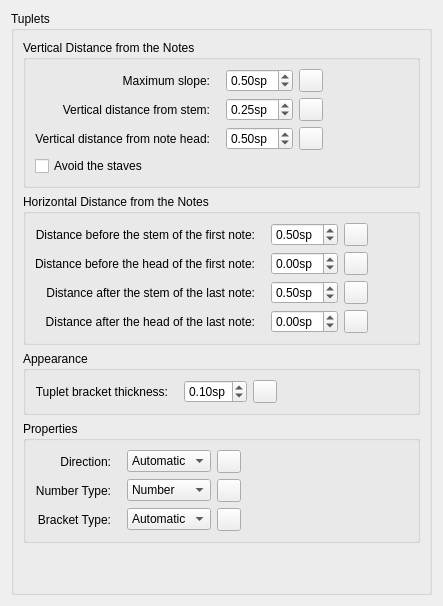
      <widget class="QWidget" name="PageTuplets">
       <layout class="QVBoxLayout" name="verticalLayout_301">
        <property name="spacing">
         <number>0</number>
        </property>
        <item>
         <widget class="QGroupBox" name="groupBox">
          <property name="title">
           <string>Tuplets</string>
          </property>
          <layout class="QVBoxLayout" name="verticalLayout_38">
           <item>
            <widget class="QGroupBox" name="verticalDistance">
             <property name="title">
              <string>Vertical Distance from the Notes</string>
             </property>
             <layout class="QGridLayout" name="gridLayout_20">
              <item row="3" column="0">
               <widget class="QCheckBox" name="tupletOutOfStaff">
                <property name="text">
                 <string>Avoid the staves</string>
                </property>
               </widget>
              </item>
              <item row="1" column="1">
               <widget class="QDoubleSpinBox" name="tupletVStemDistance">
                <property name="suffix">
                 <string>sp</string>
                </property>
                <property name="minimum">
                 <double>-5.000000000000000</double>
                </property>
                <property name="maximum">
                 <double>5.000000000000000</double>
                </property>
                <property name="singleStep">
                 <double>0.050000000000000</double>
                </property>
                <property name="value">
                 <double>0.250000000000000</double>
                </property>
               </widget>
              </item>
              <item row="0" column="1">
               <widget class="QDoubleSpinBox" name="tupletMaxSlope">
                <property name="suffix">
                 <string extracomment="spatium unit">sp</string>
                </property>
                <property name="maximum">
                 <double>1.000000000000000</double>
                </property>
                <property name="singleStep">
                 <double>0.050000000000000</double>
                </property>
                <property name="value">
                 <double>0.500000000000000</double>
                </property>
               </widget>
              </item>
              <item row="0" column="0">
               <widget class="QLabel" name="label_48">
                <property name="text">
                 <string>Maximum slope:</string>
                </property>
                <property name="alignment">
                 <set>Qt::AlignRight|Qt::AlignTrailing|Qt::AlignVCenter</set>
                </property>
                <property name="indent">
                 <number>10</number>
                </property>
                <property name="buddy">
                 <cstring>tupletMaxSlope</cstring>
                </property>
               </widget>
              </item>
              <item row="2" column="0">
               <widget class="QLabel" name="label_50">
                <property name="text">
                 <string>Vertical distance from note head:</string>
                </property>
                <property name="alignment">
                 <set>Qt::AlignRight|Qt::AlignTrailing|Qt::AlignVCenter</set>
                </property>
                <property name="indent">
                 <number>10</number>
                </property>
                <property name="buddy">
                 <cstring>tupletVHeadDistance</cstring>
                </property>
               </widget>
              </item>
              <item row="2" column="1">
               <widget class="QDoubleSpinBox" name="tupletVHeadDistance">
                <property name="suffix">
                 <string>sp</string>
                </property>
                <property name="minimum">
                 <double>-5.000000000000000</double>
                </property>
                <property name="maximum">
                 <double>5.000000000000000</double>
                </property>
                <property name="singleStep">
                 <double>0.050000000000000</double>
                </property>
                <property name="value">
                 <double>0.500000000000000</double>
                </property>
               </widget>
              </item>
              <item row="1" column="0">
               <widget class="QLabel" name="label_49">
                <property name="text">
                 <string>Vertical distance from stem:</string>
                </property>
                <property name="alignment">
                 <set>Qt::AlignRight|Qt::AlignTrailing|Qt::AlignVCenter</set>
                </property>
                <property name="indent">
                 <number>10</number>
                </property>
                <property name="buddy">
                 <cstring>tupletVStemDistance</cstring>
                </property>
               </widget>
              </item>
              <item row="0" column="3">
               <spacer name="horizontalSpacer_28">
                <property name="orientation">
                 <enum>Qt::Horizontal</enum>
                </property>
                <property name="sizeHint" stdset="0">
                 <size>
                  <width>40</width>
                  <height>20</height>
                 </size>
                </property>
               </spacer>
              </item>
              <item row="2" column="2">
               <widget class="QToolButton" name="resetTupletVHeadDistance">
                <property name="sizePolicy">
                 <sizepolicy hsizetype="Fixed" vsizetype="Fixed">
                  <horstretch>0</horstretch>
                  <verstretch>0</verstretch>
                 </sizepolicy>
                </property>
                <property name="toolTip">
                 <string>Reset to default</string>
                </property>
                <property name="accessibleName">
                 <string>Reset 'Vertical distance from note head' value</string>
                </property>
                <property name="text">
                 <string notr="true"/>
                </property>
                <property name="icon">
                 <iconset resource="musescore.qrc">
                  <normaloff>:/data/icons/edit-reset.svg</normaloff>:/data/icons/edit-reset.svg</iconset>
                </property>
               </widget>
              </item>
              <item row="1" column="2">
               <widget class="QToolButton" name="resetTupletVStemDistance">
                <property name="sizePolicy">
                 <sizepolicy hsizetype="Fixed" vsizetype="Fixed">
                  <horstretch>0</horstretch>
                  <verstretch>0</verstretch>
                 </sizepolicy>
                </property>
                <property name="toolTip">
                 <string>Reset to default</string>
                </property>
                <property name="accessibleName">
                 <string>Reset 'Vertical distance from stem' value</string>
                </property>
                <property name="text">
                 <string notr="true"/>
                </property>
                <property name="icon">
                 <iconset resource="musescore.qrc">
                  <normaloff>:/data/icons/edit-reset.svg</normaloff>:/data/icons/edit-reset.svg</iconset>
                </property>
               </widget>
              </item>
              <item row="0" column="2">
               <widget class="QToolButton" name="resetTupletMaxSlope">
                <property name="sizePolicy">
                 <sizepolicy hsizetype="Fixed" vsizetype="Fixed">
                  <horstretch>0</horstretch>
                  <verstretch>0</verstretch>
                 </sizepolicy>
                </property>
                <property name="toolTip">
                 <string>Reset to default</string>
                </property>
                <property name="accessibleName">
                 <string>Reset 'Maximum slope' value</string>
                </property>
                <property name="text">
                 <string notr="true"/>
                </property>
                <property name="icon">
                 <iconset resource="musescore.qrc">
                  <normaloff>:/data/icons/edit-reset.svg</normaloff>:/data/icons/edit-reset.svg</iconset>
                </property>
               </widget>
              </item>
             </layout>
            </widget>
           </item>
           <item>
            <widget class="QGroupBox" name="groupBox_26">
             <property name="title">
              <string>Horizontal Distance from the Notes</string>
             </property>
             <layout class="QGridLayout" name="gridLayout_17">
              <item row="0" column="0">
               <widget class="QLabel" name="label_51">
                <property name="text">
                 <string>Distance before the stem of the first note:</string>
                </property>
                <property name="alignment">
                 <set>Qt::AlignRight|Qt::AlignTrailing|Qt::AlignVCenter</set>
                </property>
                <property name="indent">
                 <number>10</number>
                </property>
                <property name="buddy">
                 <cstring>tupletStemLeftDistance</cstring>
                </property>
               </widget>
              </item>
              <item row="0" column="1">
               <widget class="QDoubleSpinBox" name="tupletStemLeftDistance">
                <property name="suffix">
                 <string>sp</string>
                </property>
                <property name="minimum">
                 <double>-5.000000000000000</double>
                </property>
                <property name="maximum">
                 <double>5.000000000000000</double>
                </property>
                <property name="singleStep">
                 <double>0.050000000000000</double>
                </property>
                <property name="value">
                 <double>0.500000000000000</double>
                </property>
               </widget>
              </item>
              <item row="1" column="0">
               <widget class="QLabel" name="label_55">
                <property name="text">
                 <string>Distance before the head of the first note:</string>
                </property>
                <property name="alignment">
                 <set>Qt::AlignRight|Qt::AlignTrailing|Qt::AlignVCenter</set>
                </property>
                <property name="margin">
                 <number>0</number>
                </property>
                <property name="indent">
                 <number>10</number>
                </property>
                <property name="buddy">
                 <cstring>tupletNoteLeftDistance</cstring>
                </property>
               </widget>
              </item>
              <item row="1" column="1">
               <widget class="QDoubleSpinBox" name="tupletNoteLeftDistance">
                <property name="suffix">
                 <string>sp</string>
                </property>
                <property name="minimum">
                 <double>-5.000000000000000</double>
                </property>
                <property name="maximum">
                 <double>5.000000000000000</double>
                </property>
                <property name="singleStep">
                 <double>0.050000000000000</double>
                </property>
               </widget>
              </item>
              <item row="2" column="0">
               <widget class="QLabel" name="label_56">
                <property name="text">
                 <string>Distance after the stem of the last note:</string>
                </property>
                <property name="alignment">
                 <set>Qt::AlignRight|Qt::AlignTrailing|Qt::AlignVCenter</set>
                </property>
                <property name="margin">
                 <number>0</number>
                </property>
                <property name="indent">
                 <number>10</number>
                </property>
                <property name="buddy">
                 <cstring>tupletStemRightDistance</cstring>
                </property>
               </widget>
              </item>
              <item row="2" column="1">
               <widget class="QDoubleSpinBox" name="tupletStemRightDistance">
                <property name="suffix">
                 <string>sp</string>
                </property>
                <property name="minimum">
                 <double>-5.000000000000000</double>
                </property>
                <property name="maximum">
                 <double>5.000000000000000</double>
                </property>
                <property name="singleStep">
                 <double>0.050000000000000</double>
                </property>
                <property name="value">
                 <double>0.500000000000000</double>
                </property>
               </widget>
              </item>
              <item row="3" column="0">
               <widget class="QLabel" name="label_58">
                <property name="text">
                 <string>Distance after the head of the last note:</string>
                </property>
                <property name="alignment">
                 <set>Qt::AlignRight|Qt::AlignTrailing|Qt::AlignVCenter</set>
                </property>
                <property name="margin">
                 <number>0</number>
                </property>
                <property name="indent">
                 <number>10</number>
                </property>
                <property name="buddy">
                 <cstring>tupletNoteRightDistance</cstring>
                </property>
               </widget>
              </item>
              <item row="3" column="1">
               <widget class="QDoubleSpinBox" name="tupletNoteRightDistance">
                <property name="suffix">
                 <string>sp</string>
                </property>
                <property name="minimum">
                 <double>-5.000000000000000</double>
                </property>
                <property name="maximum">
                 <double>5.000000000000000</double>
                </property>
                <property name="singleStep">
                 <double>0.050000000000000</double>
                </property>
               </widget>
              </item>
              <item row="0" column="3">
               <spacer name="horizontalSpacer_27">
                <property name="orientation">
                 <enum>Qt::Horizontal</enum>
                </property>
                <property name="sizeHint" stdset="0">
                 <size>
                  <width>40</width>
                  <height>20</height>
                 </size>
                </property>
               </spacer>
              </item>
              <item row="3" column="2">
               <widget class="QToolButton" name="resetTupletNoteRightDistance">
                <property name="sizePolicy">
                 <sizepolicy hsizetype="Fixed" vsizetype="Fixed">
                  <horstretch>0</horstretch>
                  <verstretch>0</verstretch>
                 </sizepolicy>
                </property>
                <property name="toolTip">
                 <string>Reset to default</string>
                </property>
                <property name="accessibleName">
                 <string>Reset 'Distance after the head of the last note' value</string>
                </property>
                <property name="text">
                 <string notr="true"/>
                </property>
                <property name="icon">
                 <iconset resource="musescore.qrc">
                  <normaloff>:/data/icons/edit-reset.svg</normaloff>:/data/icons/edit-reset.svg</iconset>
                </property>
               </widget>
              </item>
              <item row="2" column="2">
               <widget class="QToolButton" name="resetTupletStemRightDistance">
                <property name="sizePolicy">
                 <sizepolicy hsizetype="Fixed" vsizetype="Fixed">
                  <horstretch>0</horstretch>
                  <verstretch>0</verstretch>
                 </sizepolicy>
                </property>
                <property name="toolTip">
                 <string>Reset to default</string>
                </property>
                <property name="accessibleName">
                 <string>Reset 'Distance after the stem of the last note' value</string>
                </property>
                <property name="text">
                 <string notr="true"/>
                </property>
                <property name="icon">
                 <iconset resource="musescore.qrc">
                  <normaloff>:/data/icons/edit-reset.svg</normaloff>:/data/icons/edit-reset.svg</iconset>
                </property>
               </widget>
              </item>
              <item row="1" column="2">
               <widget class="QToolButton" name="resetTupletNoteLeftDistance">
                <property name="sizePolicy">
                 <sizepolicy hsizetype="Fixed" vsizetype="Fixed">
                  <horstretch>0</horstretch>
                  <verstretch>0</verstretch>
                 </sizepolicy>
                </property>
                <property name="toolTip">
                 <string>Reset to default</string>
                </property>
                <property name="accessibleName">
                 <string>Reset 'Distance before the head of the first note' value</string>
                </property>
                <property name="text">
                 <string notr="true"/>
                </property>
                <property name="icon">
                 <iconset resource="musescore.qrc">
                  <normaloff>:/data/icons/edit-reset.svg</normaloff>:/data/icons/edit-reset.svg</iconset>
                </property>
               </widget>
              </item>
              <item row="0" column="2">
               <widget class="QToolButton" name="resetTupletStemLeftDistance">
                <property name="sizePolicy">
                 <sizepolicy hsizetype="Fixed" vsizetype="Fixed">
                  <horstretch>0</horstretch>
                  <verstretch>0</verstretch>
                 </sizepolicy>
                </property>
                <property name="toolTip">
                 <string>Reset to default</string>
                </property>
                <property name="accessibleName">
                 <string>Reset 'Distance before the stem of the first note' value</string>
                </property>
                <property name="text">
                 <string notr="true"/>
                </property>
                <property name="icon">
                 <iconset resource="musescore.qrc">
                  <normaloff>:/data/icons/edit-reset.svg</normaloff>:/data/icons/edit-reset.svg</iconset>
                </property>
               </widget>
              </item>
             </layout>
            </widget>
           </item>
           <item>
            <widget class="QGroupBox" name="groupBox_19">
             <property name="title">
              <string>Appearance</string>
             </property>
             <layout class="QGridLayout" name="gridLayout_21">
              <item row="0" column="0">
               <widget class="QLabel" name="label_6">
                <property name="text">
                 <string>Tuplet bracket thickness:</string>
                </property>
                <property name="alignment">
                 <set>Qt::AlignRight|Qt::AlignTrailing|Qt::AlignVCenter</set>
                </property>
                <property name="margin">
                 <number>0</number>
                </property>
                <property name="indent">
                 <number>10</number>
                </property>
                <property name="buddy">
                 <cstring>tupletBracketWidth</cstring>
                </property>
               </widget>
              </item>
              <item row="0" column="1">
               <widget class="QDoubleSpinBox" name="tupletBracketWidth">
                <property name="suffix">
                 <string>sp</string>
                </property>
                <property name="minimum">
                 <double>0.050000000000000</double>
                </property>
                <property name="maximum">
                 <double>1.000000000000000</double>
                </property>
                <property name="singleStep">
                 <double>0.050000000000000</double>
                </property>
                <property name="value">
                 <double>0.100000000000000</double>
                </property>
               </widget>
              </item>
              <item row="0" column="3">
               <spacer name="horizontalSpacer_29">
                <property name="orientation">
                 <enum>Qt::Horizontal</enum>
                </property>
                <property name="sizeHint" stdset="0">
                 <size>
                  <width>40</width>
                  <height>20</height>
                 </size>
                </property>
               </spacer>
              </item>
              <item row="0" column="2">
               <widget class="QToolButton" name="resetTupletBracketWidth">
                <property name="sizePolicy">
                 <sizepolicy hsizetype="Fixed" vsizetype="Fixed">
                  <horstretch>0</horstretch>
                  <verstretch>0</verstretch>
                 </sizepolicy>
                </property>
                <property name="toolTip">
                 <string>Reset to default</string>
                </property>
                <property name="accessibleName">
                 <string>Reset 'Tuplet bracket thickness' value</string>
                </property>
                <property name="text">
                 <string notr="true"/>
                </property>
                <property name="icon">
                 <iconset resource="musescore.qrc">
                  <normaloff>:/data/icons/edit-reset.svg</normaloff>:/data/icons/edit-reset.svg</iconset>
                </property>
               </widget>
              </item>
             </layout>
            </widget>
           </item>
           <item>
            <widget class="QGroupBox" name="groupBox_30">
             <property name="title">
              <string>Properties</string>
             </property>
             <layout class="QGridLayout" name="gridLayout_19">
              <item row="0" column="0">
               <widget class="QLabel" name="label_114">
                <property name="text">
                 <string>Direction:</string>
                </property>
                <property name="alignment">
                 <set>Qt::AlignRight|Qt::AlignTrailing|Qt::AlignVCenter</set>
                </property>
                <property name="margin">
                 <number>0</number>
                </property>
                <property name="indent">
                 <number>10</number>
                </property>
                <property name="buddy">
                 <cstring>tupletDirection</cstring>
                </property>
               </widget>
              </item>
              <item row="0" column="3">
               <spacer name="horizontalSpacer_26">
                <property name="orientation">
                 <enum>Qt::Horizontal</enum>
                </property>
                <property name="sizeHint" stdset="0">
                 <size>
                  <width>40</width>
                  <height>20</height>
                 </size>
                </property>
               </spacer>
              </item>
              <item row="1" column="0">
               <widget class="QLabel" name="label_115">
                <property name="text">
                 <string>Number Type:</string>
                </property>
                <property name="alignment">
                 <set>Qt::AlignRight|Qt::AlignTrailing|Qt::AlignVCenter</set>
                </property>
                <property name="margin">
                 <number>0</number>
                </property>
                <property name="indent">
                 <number>10</number>
                </property>
                <property name="buddy">
                 <cstring>tupletNumberType</cstring>
                </property>
               </widget>
              </item>
              <item row="0" column="1">
               <widget class="QComboBox" name="tupletDirection">
                <item>
                 <property name="text">
                  <string>Automatic</string>
                 </property>
                </item>
                <item>
                 <property name="text">
                  <string>Up</string>
                 </property>
                </item>
                <item>
                 <property name="text">
                  <string>Down</string>
                 </property>
                </item>
               </widget>
              </item>
              <item row="2" column="0">
               <widget class="QLabel" name="label_116">
                <property name="text">
                 <string>Bracket Type:</string>
                </property>
                <property name="alignment">
                 <set>Qt::AlignRight|Qt::AlignTrailing|Qt::AlignVCenter</set>
                </property>
                <property name="margin">
                 <number>0</number>
                </property>
                <property name="indent">
                 <number>10</number>
                </property>
                <property name="buddy">
                 <cstring>tupletBracketType</cstring>
                </property>
               </widget>
              </item>
              <item row="1" column="1">
               <widget class="QComboBox" name="tupletNumberType">
                <item>
                 <property name="text">
                  <string>Number</string>
                 </property>
                </item>
                <item>
                 <property name="text">
                  <string>Relation</string>
                 </property>
                </item>
                <item>
                 <property name="text">
                  <string>Nothing</string>
                 </property>
                </item>
               </widget>
              </item>
              <item row="2" column="1">
               <widget class="QComboBox" name="tupletBracketType">
                <item>
                 <property name="text">
                  <string>Automatic</string>
                 </property>
                </item>
                <item>
                 <property name="text">
                  <string>Bracket</string>
                 </property>
                </item>
                <item>
                 <property name="text">
                  <string>Nothing</string>
                 </property>
                </item>
               </widget>
              </item>
              <item row="0" column="2">
               <widget class="QToolButton" name="resetTupletDirection">
                <property name="sizePolicy">
                 <sizepolicy hsizetype="Fixed" vsizetype="Fixed">
                  <horstretch>0</horstretch>
                  <verstretch>0</verstretch>
                 </sizepolicy>
                </property>
                <property name="toolTip">
                 <string>Reset to default</string>
                </property>
                <property name="accessibleName">
                 <string>Reset 'Direction' setting</string>
                </property>
                <property name="text">
                 <string notr="true"/>
                </property>
                <property name="icon">
                 <iconset resource="musescore.qrc">
                  <normaloff>:/data/icons/edit-reset.svg</normaloff>:/data/icons/edit-reset.svg</iconset>
                </property>
               </widget>
              </item>
              <item row="1" column="2">
               <widget class="QToolButton" name="resetTupletNumberType">
                <property name="sizePolicy">
                 <sizepolicy hsizetype="Fixed" vsizetype="Fixed">
                  <horstretch>0</horstretch>
                  <verstretch>0</verstretch>
                 </sizepolicy>
                </property>
                <property name="toolTip">
                 <string>Reset to default</string>
                </property>
                <property name="accessibleName">
                 <string>Reset 'Number Type' setting</string>
                </property>
                <property name="text">
                 <string notr="true"/>
                </property>
                <property name="icon">
                 <iconset resource="musescore.qrc">
                  <normaloff>:/data/icons/edit-reset.svg</normaloff>:/data/icons/edit-reset.svg</iconset>
                </property>
               </widget>
              </item>
              <item row="2" column="2">
               <widget class="QToolButton" name="resetTupletBracketType">
                <property name="sizePolicy">
                 <sizepolicy hsizetype="Fixed" vsizetype="Fixed">
                  <horstretch>0</horstretch>
                  <verstretch>0</verstretch>
                 </sizepolicy>
                </property>
                <property name="toolTip">
                 <string>Reset to default</string>
                </property>
                <property name="accessibleName">
                 <string>Reset 'Bracket Type' setting</string>
                </property>
                <property name="text">
                 <string notr="true"/>
                </property>
                <property name="icon">
                 <iconset resource="musescore.qrc">
                  <normaloff>:/data/icons/edit-reset.svg</normaloff>:/data/icons/edit-reset.svg</iconset>
                </property>
               </widget>
              </item>
             </layout>
            </widget>
           </item>
           <item>
            <spacer name="verticalSpacer_3">
             <property name="orientation">
              <enum>Qt::Vertical</enum>
             </property>
             <property name="sizeHint" stdset="0">
              <size>
               <width>20</width>
               <height>40</height>
              </size>
             </property>
            </spacer>
           </item>
          </layout>
         </widget>
        </item>
       </layout>
      </widget>
